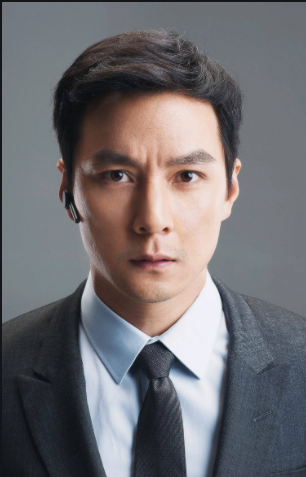
#> input picture photo/wyz.jpg, 306 x 477 px
$ python test1.py
#> lines starting #> are read from the running program, lines starting #| are printed output that depends on the picture
import cv2
import numpy as np
import matplotlib.pyplot as plt

# def hist(img):
#     hist = np.zeros((255, 1))
#     for h in range(img.shape[0]):
#         for w in range(img.shape[1]):
#             hist[img[h, w]] += 1
#     return hist
#
#
# if __name__ == '__main__':
#     # img = cv2.imread('./photo/canon.jpg')
#     # gray = cv2.cvtColor(img, cv2.COLOR_BGR2GRAY)
#     # hist = hist(gray)
#     # x = np.zeros((255, 1))
#     # for i in range(255):
#     #     x[i] = i
#     #
#     # plt.figure()
#     # plt.plot(x, hist)
#     # plt.show()
#
#     img = cv2.imread('./photo/2_28.jpg')
#     # cv2.imshow('in', img)
#     # img = cv2.resize(img, (28, 28))
#     # print(img.shape)
#     img = cv2.bitwise_not(img)
#     # cv2.imshow('out',img)
#     # cv2.waitKey(0)
#     # cv2.destroyAllWindows()
#     cv2.imwrite('./photo/2_28.jpg', img)


##添加进度条
# img = cv2.imread(r'E:\pyitem\opencv_img\photo\shuzhuo.jpg')
# gray = cv2.cvtColor(img, cv2.COLOR_BGR2GRAY)
# cv2.namedWindow('Canny')
# def nothing(x):
#     pass
#
# cv2.createTrackbar('threshold1', 'Canny', 10, 100, nothing)
# cv2.createTrackbar('threshold2', 'Canny', 50, 300, nothing)
# while(1):
#     threshold1 = cv2.getTrackbarPos('threshold1', 'Canny')
#     threshold2 = cv2.getTrackbarPos('threshold2', 'Canny')
#     img_edges = cv2.Canny(gray, threshold1, threshold2)
#     cv2.imshow('Canny', img_edges)
#     if cv2.waitKey(1)==ord('q'):
#         break
#
# cv2.destroyAllWindows()


# angle = np.arctan2(1.732, 3)
# print(angle/np.pi*180)

# print(np.uint8(257))
import matplotlib.pyplot as plt
import numpy as np
import cv2

# [33 lines of commented-out code are left out]
import cv2
import numpy as np
import matplotlib.pyplot as plt

# 读取原始图像
im = cv2.imread('photo/wyz.jpg', 0)
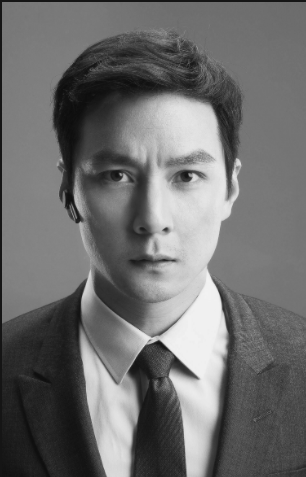
#> im: shape (477, 306); min 12, max 242, mean 110.1

# 设置鼠标左键开启
en = False


# 鼠标事件
def draw(event, x, y, flags, param):
    global en
    # 鼠标左键按下开启en值
    if event == cv2.EVENT_LBUTTONDOWN:
        en = True
    # 鼠标左键按下并且移动
    elif event == cv2.EVENT_MOUSEMOVE and flags == cv2.EVENT_LBUTTONDOWN:
        # 调用函数打马赛克
        if en:
            drawMask(y, x)
        # 鼠标左键弹起结束操作
        elif event == cv2.EVENT_LBUTTONUP:
            en = False


# 图像局部采样操作
def drawMask(x, y, size=10):
    # size*size采样处理
    m = int(x / size * size)
    n = int(y / size * size)
    print(m, n)
    # 10*10区域设置为同一像素值
    for i in range(size):
        for j in range(size):
            im[m + i][n + j] = im[m][n]


# 打开对话框
cv2.namedWindow('image')

# 调用draw函数设置鼠标操作
cv2.setMouseCallback('image', draw)

# 循环处理
while (1):
    cv2.imshow('image', im)
    # 按ESC键退出
    if cv2.waitKey(10) & 0xFF == 27:
#> (key q is pressed here)
        break
    # 按s键保存图片
    elif cv2.waitKey(10) & 0xFF == 115:
#> (key q is pressed here)
        cv2.imwrite('sava.png', im)

# 退出窗口
cv2.destroyAllWindows()
